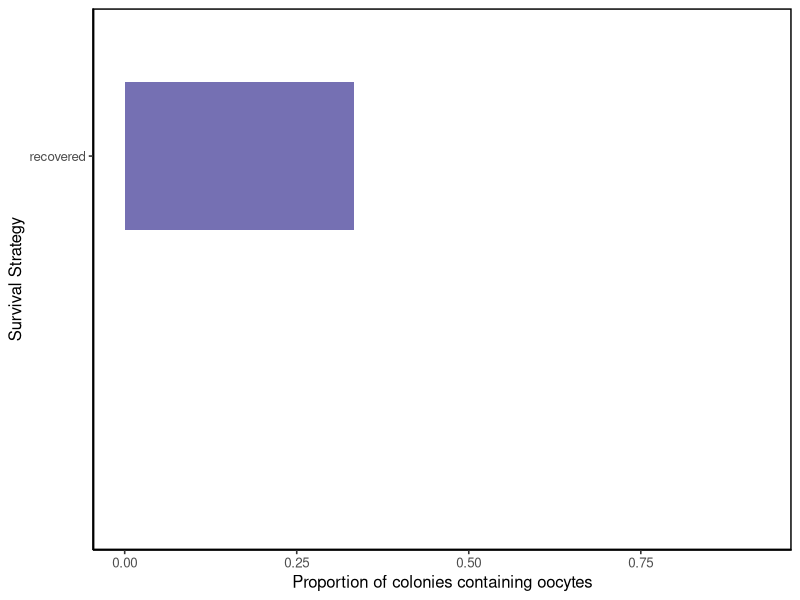
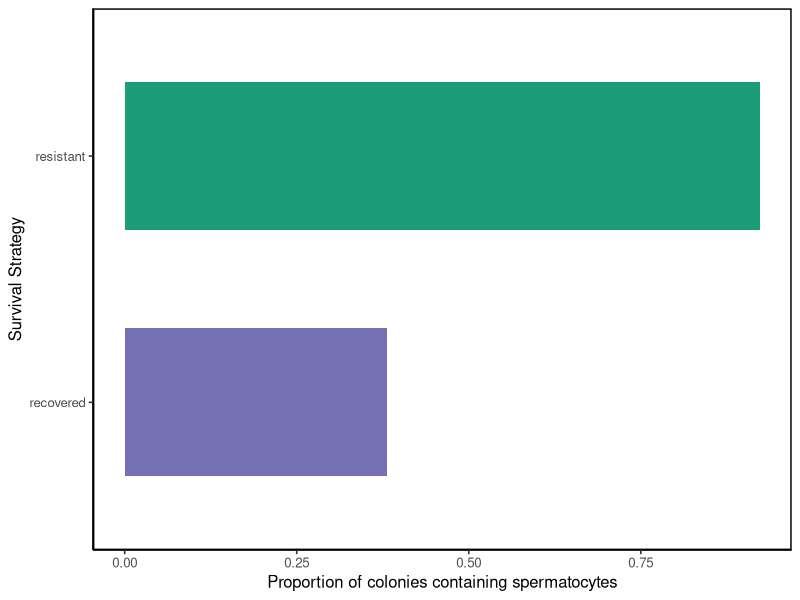
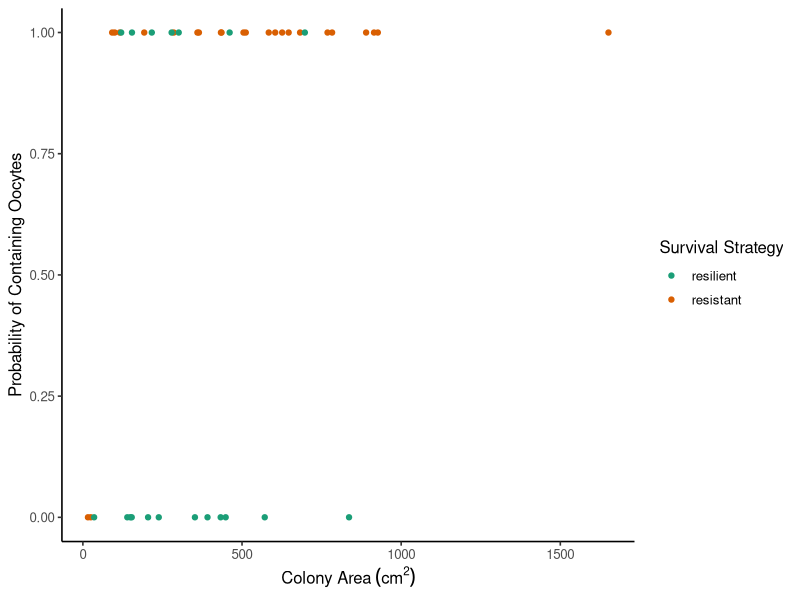
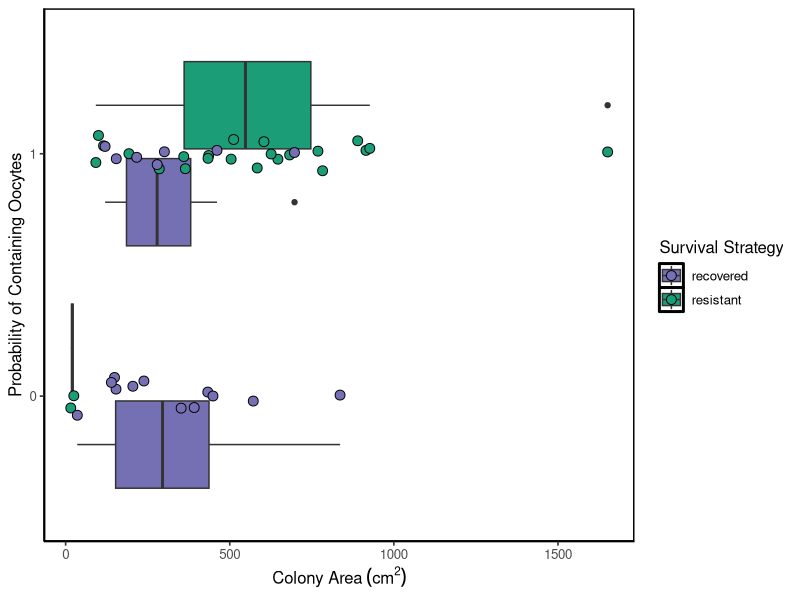

Write the R code that produced these figures, in order.
library(tidyverse)
setwd("/Users/lumosmaximma/Desktop/coral/histology")
datum=read.csv("GametePresence.csv")

#presence/absence of eggs in resistant vs resilient corals: glm binomial distribution
datum$BleachingStatus=as.factor(datum$BleachingStatus)
results=glm(Eggs~BleachingStatus,data=datum,family=binomial)
summary(results)
exp(confint(results))

#presence/absence of sperm in resistant vs resilient corals: glm binomial distribution
datum$BleachingStatus=as.factor(datum$BleachingStatus)
results2=glm(Sperm~BleachingStatus,data=datum,family=binomial)
summary(results2)
exp(confint(results2))

#presence/absence of gametes in resistant vs resilient corals: glm binomial distribution
datum$BleachingStatus=as.factor(datum$BleachingStatus)
results3=glm(Gametes~BleachingStatus,data=datum,family=binomial)
summary(results3)
exp(confint(results3))

#proportion of resistant vs resilient with eggs present
dfegg <- data.frame(Strategy=c("recovered", "resistant"),Proportion=c(0.3333,0.9231))
eggspresent <- ggplot(data=dfegg,aes(x=Strategy,y=Proportion,fill=Strategy))+
  geom_bar(stat="identity",width=0.6)+
  theme_classic(base_size=12)+
  theme(panel.grid.major = element_blank(), 
        panel.grid.minor = element_blank(),
        panel.background = element_rect(colour = "black", size=1))+
  scale_fill_manual(values=c("#7570B3","#1B9E77"))+
  theme(legend.position="none")+
  coord_cartesian(ylim = c(0.00,1.00))+
  labs(x="Survival Strategy",y="Proportion of colonies containing oocytes")+
  coord_flip(xlim=c(0.00,1.00))
eggspresent

#proportion of resistant vs resilient with sperm present
dfsperm <- data.frame(Strategy=c("recovered", "resistant"),Proportion=c(0.3810,0.9231))
spermpresent <- ggplot(data=dfsperm,aes(x=Strategy,y=Proportion,fill=Strategy))+
  geom_bar(stat="identity",width=0.6)+
  theme_classic(base_size=12)+
  theme(panel.grid.major = element_blank(), 
        panel.grid.minor = element_blank(),
        panel.background = element_rect(colour = "black", size=1))+
  scale_fill_manual(values=c("#7570B3","#1B9E77"))+
  theme(legend.position="none")+
  coord_cartesian(ylim = c(0.00,1.00))+
  labs(x="Survival Strategy",y="Proportion of colonies containing spermatocytes")+
  coord_flip()
spermpresent

#proportion of resistant vs resilient with gametes present
datum$Gametes=as.factor(datum$Gametes)
gametespresent <- ggplot(data=datum)+
  geom_bar(mapping=aes(x=BleachingStatus,fill=Gametes),position="fill")+
  theme_classic(base_size=15)+
  scale_fill_brewer(name="Gametes",labels=c("Absent","Present"),palette="Dark2")+
  labs(x="Survival Strategy",y="Proportion")
#gametespresent

#scatterplot of egg presence vs colony size in resistant vs resilient
probeggs <- ggplot(datum,aes(x=Size,y=Eggs2,color=BleachingStatus))+
  geom_point()+
  theme_classic(base_size=12)+
  scale_color_brewer(name="Survival Strategy",palette="Dark2")+
  #geom_smooth(method="glm",method.args=list(family="binomial"),se=FALSE)+
  labs(x=bquote('Colony Area'~(cm^2)),y="Probability of Containing Oocytes")
  #NEED TO CHANGE SURVIVAL STRAT TO BE RECOVERED AND RESIST
probeggs

#glm with binomial distribution for differences in prob of containing eggs over size is resis vs resil
datum$BleachingStatus=as.factor(datum$BleachingStatus)
results4=glm(Eggs~BleachingStatus+Size,data=datum,family=binomial)
summary(results4)
exp(confint(results4))

#scatterplot of sperm presence vs colony size in resistant vs resilient
probsperm <- ggplot(datum,aes(x=Size,y=Sperm,color=BleachingStatus))+
  geom_point()+
  theme_classic(base_size=15)+
  scale_color_brewer(name="Survival Strategy",palette="Dark2")+
  labs(x=bquote('Colony Area'~(cm^2)),y="Probability of Containing Spermatocytes")+
  scale_x_discrete(labels=c("resilient"="recovered","resistant"="resistant"))
#probsperm

#weird boxplot with containing gametes as x and size as y
datum$Eggs=as.factor(datum$Eggs)
probeggsboxplot <- ggplot(data=datum)+
  geom_boxplot(mapping=aes(x=Eggs,y=Size,fill=BleachingStatus),width=0.8)+
  geom_jitter(mapping=aes(x=Eggs,y=Size,color=BleachingStatus,fill=BleachingStatus),shape=21,color="black",size=3.0,width=0.08)+
  theme_classic(base_size=12)+
  scale_fill_manual(values=c("#7570B3","#1B9E77"),name="Survival Strategy",labels=c("recovered","resistant"))+
  labs(y=bquote('Colony Area'~(cm^2)),x="Probability of Containing Oocytes")+
  theme(panel.grid.major = element_blank(), 
        panel.grid.minor = element_blank(),
        panel.background = element_rect(colour = "black", size=1))+
  coord_flip()
probeggsboxplot